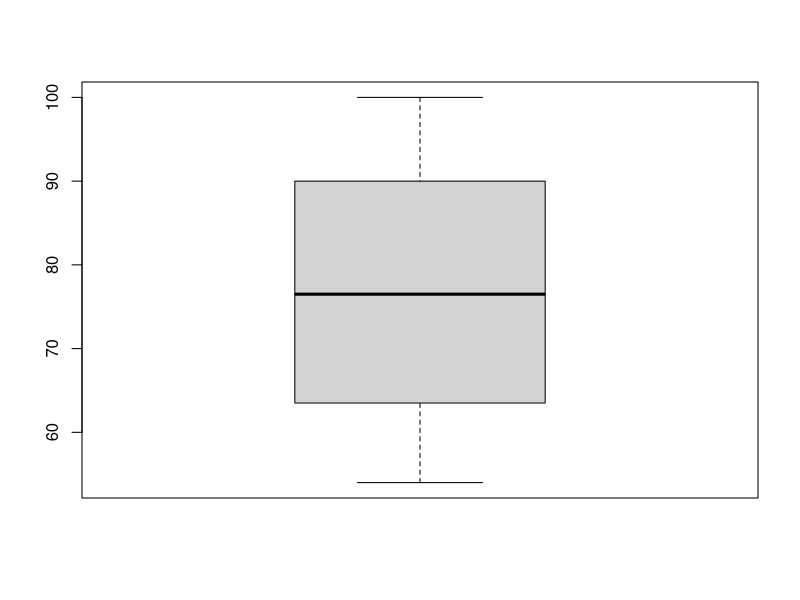

Write R code to recreate this figure.
## ---- chunk 1
    #| eval: false
    #| echo: TRUE

    install.packages("tidyverse")
## ---- chunk 2
    #| echo: TRUE

    library(tidyverse)
## ---- chunk 3
123 + 456
## ---- chunk 4
144*112
## ---- chunk 5
10/3
## ---- chunk 6
420^2
## ---- chunk 7
sqrt(146)
## ---- chunk 8
10 %% 3
## ---- chunk 9
x <- 5
## ---- chunk 10
y <- 10 # hier könntet ihr auch jede andere Ziffer wählen

z <- x / y
## ---- chunk 11
# z (hier über das # auskommentiert, da der Befehl nicht im Skript, sondern unten in der Konsole ausgeführt werden soll)
## ---- chunk 12
vorname <- "Lars"
nachname <- "Schilling"
## ---- chunk 13
voller_name <- paste(vorname, nachname)
## ---- chunk 14
first_vector <- c(100, 80, 54, 73)
## ---- chunk 15
boxplot(first_vector)
## ---- chunk 16
sum(first_vector)

mean(first_vector)
## ---- chunk 17
first_vector * 2
## ---- chunk 18
5 > 2
## ---- chunk 19
6 != 8
## ---- chunk 20
diff_score <- 80 - 50
## ---- chunk 21
diff_score_abs <- abs(diff_score)

# print(diff_score_abs) (hier erneut mit # auskommentiert, da der Befehl nicht im Skript, sondern in der Console ausgeführt werden soll)
## ---- chunk 22
# Hier ein Beipsiel für einen Kommentar, wie auch schon weiter oben mehrmals verwendet um die Lösungen davon zu hindern ausgeführt zu werden.
## ---- chunk 23
# 1 + 2
## ---- chunk 24
neue_variable <- "snake_case"
## ---- chunk 25
neueVariable <- "CamelCase"
## ---- chunk 26
top_two <- sort(first_vector, decreasing = TRUE)[1:2]
## ---- chunk 27
vec_seq <- seq(from = 1, to = 1000, by = 10)
## ---- chunk 28
sample(vec_seq, 1)
## ---- chunk 29
my_vector <- rep(3, times = 50)
## ---- chunk 30
# install.packages("palmerpenguins")   # nur einmal nötig # führe diesen Code in der Console aus
## ---- chunk 31
library(palmerpenguins) 
my_penguins <- penguins
## ---- chunk 32
ncol(my_penguins)
## ---- chunk 33
nrow(my_penguins)
## ---- chunk 34
?head() # um die Hilfeseite zu öffnen
head(my_penguins)
## ---- chunk 35
?glimpse() # um die Hilfeseite zu öffnen
glimpse(my_penguins)
## ---- chunk 36
?str() # um die Hilfeseite zu öffnen
str(my_penguins)
## ---- chunk 37
# ist keine Funktion sondern ein Datensatz und daher gibt es hierfür auch keine Hilfeseite
penguins
## ---- chunk 38
?summary() # um die Hilfeseite zu öffnen
summary(my_penguins)
## ---- chunk 39
class(my_penguins$island)
## ---- chunk 40
class(my_penguins$body_mass_g)
## ---- chunk 41
class(my_penguins$species)
## ---- chunk 42
typeof(my_penguins$island)
typeof(my_penguins$body_mass_g)
typeof(my_penguins$species)
## ---- chunk 43
is.numeric(my_penguins$bill_depth_mm)
## ---- chunk 44
species_numeric <- is.numeric(my_penguins$bill_depth_mm) # der genaue Name der Variable sollte im snake_case geschrieben sein und über den Inhalt informieren. Ansonsten ist er arbiträr
## ---- chunk 45
is.logical(species_numeric) # hier müsst ihr als Argument natürlich den von euch eben vergebenen Variablennamen auswählen
